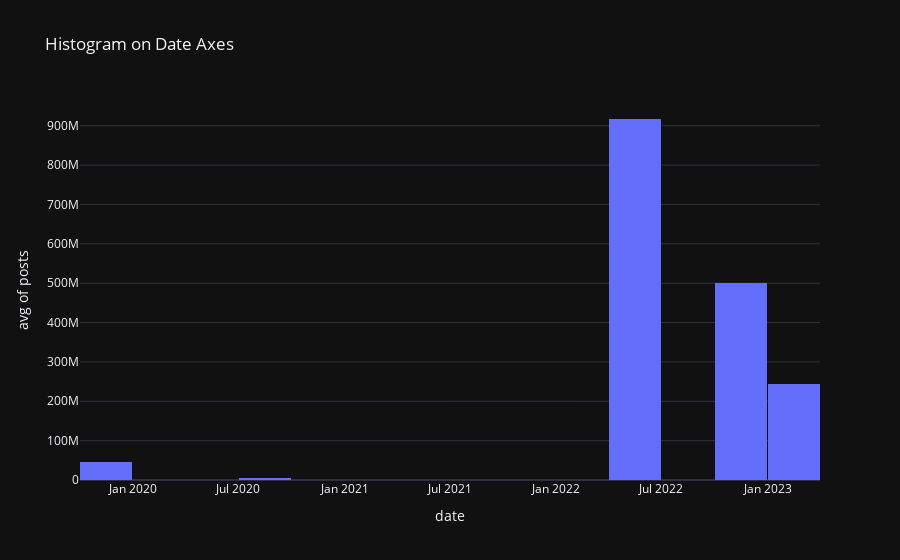

The code cell stored with this chart in its notebook:
### Code cell
px.histogram(date_df, x=date_df.index, y="posts", histfunc="avg", title="Histogram on Date Axes")
